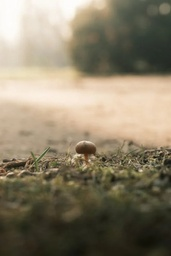
#> input picture input.jpg, 171 x 256 px, shrunk from 400 x 600 before the run
$ python main.py
#> lines starting #> are read from the running program, lines starting #| are printed output that depends on the picture
#> further down, img is the input picture: PIL image 171x256 RGB; mean R, G, B 138.1, 127.9, 106.4
### voronoi_filter.py
"""
Implementation of Voronoi image filtering

See README.md for details
"""

from dataclasses import dataclass
import itertools

import numpy as np
from PIL import Image, ImageFilter
from scipy.spatial.distance import cdist
from tqdm import tqdm


@dataclass(frozen=True)
class VoronoiFilterOptions:
    seed: int | None = None
    """
    The seed to use for the random number generator
    """

    blur_radius: float = 5.0
    """
    The radius of the Gaussian blur applied to the image post-"find edges"
    """

    baseline_probability: float = 0.005
    """
    The baseline probability for all pixels in the image to be selected as voronoi nodes
    """

    probability_power: float = 3.0
    """
    The exponent applied to the probabilities of voronoi nodes
    """

    proportion_points: float = 0.15
    """
    The proportion of voronoi nodes to sample from the image
    """

    distance_metric: str = "cityblock"
    """
    The distance metric to use when finding the closest voronoi node

    See https://docs.scipy.org/doc/scipy/reference/generated/scipy.spatial.distance.cdist.html
    """


def voronoi_arrs(
    image: Image.Image, opts: VoronoiFilterOptions = VoronoiFilterOptions()
) -> np.ndarray:
    """
    Returns an array of coordinates and colors for voronoi nodes
    """
    image_edges = (
        image.filter(ImageFilter.FIND_EDGES)
        .convert("L")
        .filter(ImageFilter.GaussianBlur(radius=opts.blur_radius))
    )
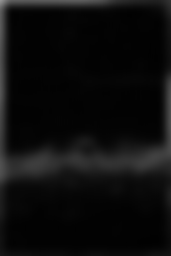
#> image_edges: PIL image 171x256 L; min 1, max 148, mean 12.7
    probabilities = (
        ((np.array(image_edges).astype(np.float32)) / 255.0) + opts.baseline_probability
    ) ** opts.probability_power
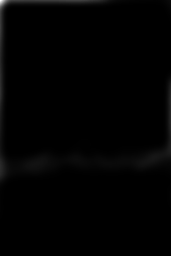
#> probabilities: shape (256, 171) float32; min 7.1e-07, max 0.201, mean 0.00168; drawn with min black and max white
    probabilities = (probabilities / np.sum(probabilities)).flatten()

    rng = np.random.default_rng(opts.seed)
    indices = rng.choice(
        len(probabilities),
        int(len(probabilities) * opts.proportion_points),
        p=probabilities,
        replace=False,
    )
#> indices = 6566 values, max 43761 at index 3812, min 0 at index 12, mean 20988

    references = np.column_stack((indices % image.size[0], indices // image.size[0]))
#> references = 6566 pairs, first value 0 to 170, second value 0 to 255
    colors = np.array([image.getpixel((x, y)) for x, y in references])

    return references, colors


def _coords(row, col) -> np.ndarray:
    """
    Returns an array of coordinates

    For example, _coords(2, 3) returns:
    [[0 0]
     [0 1]
     [0 2]
     [1 0]
     [1 1]
     [1 2]]
    """

    return np.array(list(itertools.product(range(row), range(col))))


def _dist_argmin(a: np.ndarray, references: np.ndarray, metric: str) -> np.ndarray:
    """
    Returns the indices of the references that are closest to each coordinate in a
    """
    dists = cdist(a, references, metric=metric)
    a = np.argmin(dists, axis=1)
    return a


def voronoi_filter(
    image: Image.Image, opts: VoronoiFilterOptions = VoronoiFilterOptions()
) -> Image.Image:
    """
    Returns a voronoi filtered image
    """
    node_coords, node_colors = voronoi_arrs(image, opts)
#> node_coords has the same summary as references in voronoi_arrs

    # Generate the array of closest voronoi nodes per pixel
    # This is done in chunks to avoid running out of memory
    out_idx = np.concatenate(
        [
            _dist_argmin(a, node_coords, opts.distance_metric)
            for a in tqdm(np.array_split(_coords(*image.size), len(node_coords)))
        ]
    )
#> in _dist_argmin, `a = np.argmin(dists, axis=1)`: a = [12, 675, 66, 1235, 477, 2291, 49]

    # Convert the array of closest voronoi nodes per pixel to an image
    out = (
        np.array([node_colors[idx] for idx in out_idx])
        .reshape((image.size[0], image.size[1], -1))
        .transpose((1, 0, 2))
    )
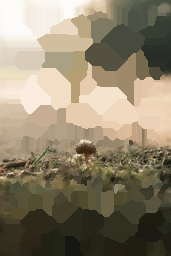
#> out: shape (256, 171, 3) int64; mean R, G, B 140.4, 129.7, 107.8
    if out.shape[2] == 1:
        out = out[:, :, 0]

    return Image.fromarray(out.astype(np.uint8), mode=image.mode)

### main.py
"""
Run voronoi filter on an image
"""

from PIL import Image

from voronoi_filter import voronoi_filter, VoronoiFilterOptions

if __name__ == "__main__":
    img = Image.open("input.jpg")
    out = voronoi_filter(img, VoronoiFilterOptions())
    out.save("out.png")
    out.show()
